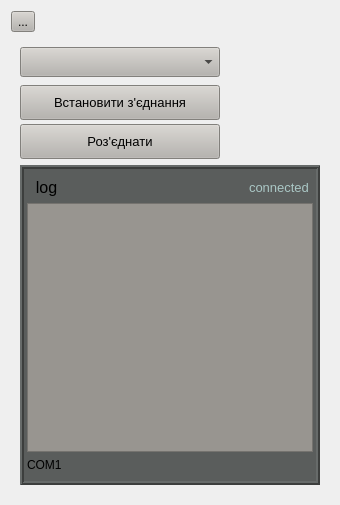
     <widget class="QWidget" name="widget_options_block" native="true">
      <property name="sizePolicy">
       <sizepolicy hsizetype="Preferred" vsizetype="Preferred">
        <horstretch>0</horstretch>
        <verstretch>0</verstretch>
       </sizepolicy>
      </property>
      <property name="minimumSize">
       <size>
        <width>330</width>
        <height>500</height>
       </size>
      </property>
      <property name="maximumSize">
       <size>
        <width>1222222</width>
        <height>16777215</height>
       </size>
      </property>
      <property name="styleSheet">
       <string notr="true"/>
      </property>
      <layout class="QGridLayout" name="gridLayout_17">
       <item row="0" column="0">
        <widget class="QToolButton" name="toolButton">
         <property name="styleSheet">
          <string notr="true">background-color:rgb(182, 179, 174);</string>
         </property>
         <property name="text">
          <string>...</string>
         </property>
        </widget>
       </item>
       <item row="1" column="0">
        <widget class="QWidget" name="widget_connection_block" native="true">
         <property name="maximumSize">
          <size>
           <width>1808</width>
           <height>88888</height>
          </size>
         </property>
         <layout class="QGridLayout" name="gridLayout_5">
          <item row="0" column="0">
           <widget class="QComboBox" name="comboBox_COM_ports">
            <property name="sizePolicy">
             <sizepolicy hsizetype="Fixed" vsizetype="Fixed">
              <horstretch>0</horstretch>
              <verstretch>0</verstretch>
             </sizepolicy>
            </property>
            <property name="minimumSize">
             <size>
              <width>0</width>
              <height>30</height>
             </size>
            </property>
            <property name="maximumSize">
             <size>
              <width>200</width>
              <height>30</height>
             </size>
            </property>
            <property name="styleSheet">
             <string notr="true">background-color:rgb(182, 179, 174);</string>
            </property>
           </widget>
          </item>
          <item row="1" column="0">
           <widget class="QPushButton" name="pushButton_com_port_connect">
            <property name="sizePolicy">
             <sizepolicy hsizetype="Fixed" vsizetype="Fixed">
              <horstretch>0</horstretch>
              <verstretch>0</verstretch>
             </sizepolicy>
            </property>
            <property name="minimumSize">
             <size>
              <width>0</width>
              <height>35</height>
             </size>
            </property>
            <property name="maximumSize">
             <size>
              <width>200</width>
              <height>30</height>
             </size>
            </property>
            <property name="font">
             <font>
              <pointsize>10</pointsize>
             </font>
            </property>
            <property name="styleSheet">
             <string notr="true">background-color:rgb(182, 179, 174);</string>
            </property>
            <property name="text">
             <string>Встановити з'єднання</string>
            </property>
           </widget>
          </item>
          <item row="2" column="0">
           <widget class="QPushButton" name="pushButton_com_port_disconnect">
            <property name="sizePolicy">
             <sizepolicy hsizetype="Fixed" vsizetype="Fixed">
              <horstretch>0</horstretch>
              <verstretch>0</verstretch>
             </sizepolicy>
            </property>
            <property name="minimumSize">
             <size>
              <width>0</width>
              <height>35</height>
             </size>
            </property>
            <property name="maximumSize">
             <size>
              <width>200</width>
              <height>35</height>
             </size>
            </property>
            <property name="font">
             <font>
              <pointsize>10</pointsize>
             </font>
            </property>
            <property name="styleSheet">
             <string notr="true">background-color:rgb(182, 179, 174);</string>
            </property>
            <property name="text">
             <string>Роз'єднати</string>
            </property>
           </widget>
          </item>
          <item row="3" column="0">
           <widget class="QFrame" name="frame_log_view">
            <property name="sizePolicy">
             <sizepolicy hsizetype="Preferred" vsizetype="Preferred">
              <horstretch>0</horstretch>
              <verstretch>0</verstretch>
             </sizepolicy>
            </property>
            <property name="minimumSize">
             <size>
              <width>300</width>
              <height>320</height>
             </size>
            </property>
            <property name="maximumSize">
             <size>
              <width>300</width>
              <height>700</height>
             </size>
            </property>
            <property name="styleSheet">
             <string notr="true">background-color:rgb(90, 93, 92);</string>
            </property>
            <property name="frameShape">
             <enum>QFrame::Box</enum>
            </property>
            <property name="frameShadow">
             <enum>QFrame::Raised</enum>
            </property>
            <property name="lineWidth">
             <number>2</number>
            </property>
            <layout class="QGridLayout" name="gridLayout_4">
             <property name="leftMargin">
              <number>3</number>
             </property>
             <property name="rightMargin">
              <number>3</number>
             </property>
             <item row="4" column="0">
              <widget class="QLabel" name="label_com_port_number">
               <property name="text">
                <string>COM1</string>
               </property>
              </widget>
             </item>
             <item row="1" column="0">
              <widget class="QLabel" name="label_log">
               <property name="sizePolicy">
                <sizepolicy hsizetype="Maximum" vsizetype="Maximum">
                 <horstretch>0</horstretch>
                 <verstretch>0</verstretch>
                </sizepolicy>
               </property>
               <property name="minimumSize">
                <size>
                 <width>216</width>
                 <height>0</height>
                </size>
               </property>
               <property name="font">
                <font>
                 <pointsize>12</pointsize>
                </font>
               </property>
               <property name="styleSheet">
                <string notr="true"/>
               </property>
               <property name="text">
                <string>  log</string>
               </property>
              </widget>
             </item>
             <item row="1" column="1">
              <widget class="QLabel" name="label_arduino_connection_status">
               <property name="font">
                <font>
                 <pointsize>10</pointsize>
                </font>
               </property>
               <property name="styleSheet">
                <string notr="true">color: rgb(170, 199, 197);</string>
               </property>
               <property name="text">
                <string>connected</string>
               </property>
              </widget>
             </item>
             <item row="3" column="0" colspan="2">
              <widget class="QListWidget" name="listWidget">
               <property name="maximumSize">
                <size>
                 <width>400</width>
                 <height>16777215</height>
                </size>
               </property>
               <property name="styleSheet">
                <string notr="true">background-color:#989590;</string>
               </property>
              </widget>
             </item>
            </layout>
           </widget>
          </item>
         </layout>
        </widget>
       </item>
      </layout>
     </widget>
